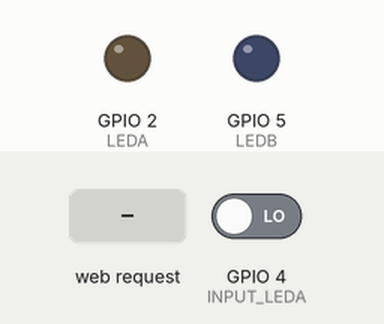
Simulated run of this sketch. Board: ESP32. Shown: output pins drawn as LEDs (lit = HIGH). Inputs (shaded band) come from the test bench; at power-on: GPIO 4 (INPUT_LEDA) LOW. WiFi joins after 1.5 s; servers stay silent unless stated; what the sketch prints to the serial monitor is not drawn.

Above: at 3.2 s.
3.3 s: GPIO 4 (INPUT_LEDA) driven HIGH
At 4.2 s:
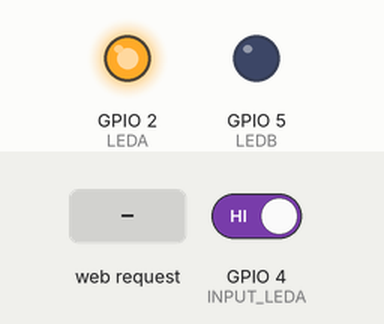
4.8 s: HTTP request GET /toggle received
At 5.4 s:
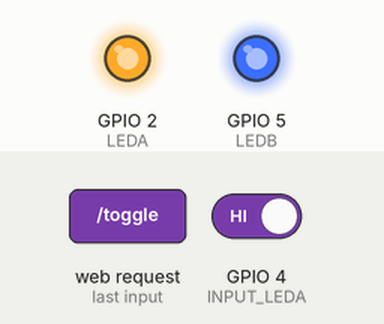
6.3 s: GPIO 4 (INPUT_LEDA) driven LOW
At 6.6 s:
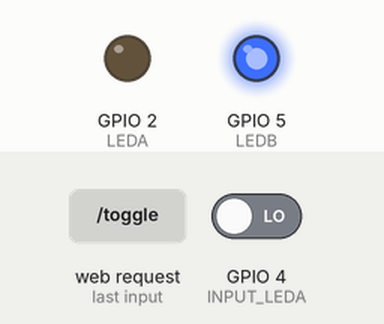
Timing chart, 0 to 9.3 s (numbered marks = the images above; inputs shaded):
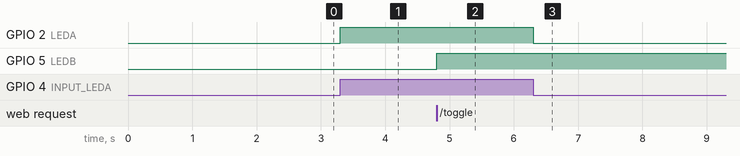

The sketch:

AsyncExampleV1.ino
```cpp
#include <Arduino.h>
#include <ESPAsyncWebServer.h>
#include <WiFi.h>

const char* ssid = "Illinois";
const char* password = "";
const char* ap_ssid = "ESP32-Access-Point";
const char* ap_password = "123456789";
const int LEDA = 2; // GPIO2 pin
const int INPUT_LEDA = 4; // GPIO4 pin for input Switch
const int LEDB = 5; // GPIO5 pin
AsyncWebServer server(80);

bool wifiConnected = false;

const char index_html[] PROGMEM = R"rawliteral(
<!DOCTYPE html>
<html>
<head>
  <meta name="viewport" content="width=device-width, initial-scale=1">
  <style>
    body {
      font-family: Arial, sans-serif;
      background-color: #f2f2f2;
    }
    .container {
      max-width: 600px;
      margin: 0 auto;
      padding: 20px;
      background-color: #fff;
      border-radius: 10px;
      box-shadow: 0 0 10px rgba(0, 0, 0, 0.1);
    }
    h1 {
      text-align: center;
      color: #333;
    }
    .led-container {
      text-align: center;
      margin-bottom: 20px;
    }
    .led-label {
      font-size: 18px;
      color: #555;
    }
    .led {
      width: 50px;
      height: 50px;
      border-radius: 50%;
      background-color: grey; /* Default color */
      display: inline-block;
      margin-right: 10px;
    }
    .led.on {
      background-color: green; /* Green when ON */
    }
    .led.off {
      background-color: #444; /* Dark gray when OFF */
    }
    .button-container {
      text-align: center;
    }
    .button {
      padding: 10px 20px;
      font-size: 16px;
      color: white;
      border: none;
      border-radius: 5px;
      cursor: pointer;
    }
    .button.on {
      background-color: #4CAF50; /* Green when ON */
    }
    .button.off {
      background-color: #555; /* Dark gray when OFF */
    }
  </style>
</head>
<body>

<div class="container">
  <h1>ESP32 Web Control</h1>

  <div class="led-container">
    <span class="led-label">LED A (GPIO 2):</span>
    <div class="led" id="ledA"></div>
  </div>

  <div class="button-container">
    <button class="button" id="ledButton" onclick="toggleLED()">Toggle LED B (GPIO 5)</button>
  </div>

  <script>
    setInterval(function() {
      fetch('/status')
        .then(response => response.text())
        .then(data => {
          var ledA = document.getElementById('ledA');
          if (data === 'HIGH') {
            ledA.classList.remove('off');
            ledA.classList.add('on');
          } else {
            ledA.classList.remove('on');
            ledA.classList.add('off');
          }
        });
    }, 1000);

    function toggleLED() {
      fetch('/toggle')
        .then(response => response.text())
        .then(data => {
          var button = document.getElementById('ledButton');
          button.innerText = 'Toggle LED B (GPIO 5)';
          button.classList.remove('on');
          button.classList.remove('off');
          if (data === 'ON') {
            button.innerText = 'LED B (GPIO 5) is ON';
            button.classList.add('on');
          } else {
            button.innerText = 'LED B (GPIO 5) is OFF';
            button.classList.add('off');
          }
        });
    }
  </script>
</div>

</body>
</html>
)rawliteral";

void setup() {
  Serial.begin(115200);
  pinMode(INPUT_LEDA, INPUT_PULLDOWN);
  pinMode(LEDA, OUTPUT);
  pinMode(LEDB, OUTPUT);

  // Try to connect to Wi-Fi
  WiFi.begin(ssid, password);
  unsigned long wifiStartTime = millis();
  while (WiFi.status() != WL_CONNECTED && millis() - wifiStartTime < 20000) {
    delay(1000);
    Serial.println("Connecting to WiFi...");
  }

  if (WiFi.status() == WL_CONNECTED) {
    wifiConnected = true;
    Serial.println("Connected to WiFi");
    Serial.print("IP Address: ");
    Serial.println(WiFi.localIP());

    // Route for root / web page
    server.on("/", HTTP_GET, [](AsyncWebServerRequest *request){
      request->send_P(200, "text/html", index_html);
    });

    // Route to toggle the status of LEDB
    server.on("/toggle", HTTP_GET, [](AsyncWebServerRequest *request){
      digitalWrite(LEDB, !digitalRead(LEDB)); // Toggle LEDB
      String status = digitalRead(LEDB) ? "ON" : "OFF";
      request->send(200, "text/plain", status);
    });

    // Route to get the status of LEDA
    server.on("/status", HTTP_GET, [](AsyncWebServerRequest *request){
      String status = digitalRead(LEDA) ? "HIGH" : "LOW";
      request->send(200, "text/plain", status);
    });


    // Start server AP Mode
    server.begin();
  } else {
    Serial.println("Failed to connect to WiFi, starting AP mode...");
    WiFi.softAP(ap_ssid, ap_password);

    IPAddress IP = WiFi.softAPIP();
    Serial.print("AP IP address: ");
    Serial.println(IP);

    // Route for root / web page
    server.on("/", HTTP_GET, [](AsyncWebServerRequest *request){
      request->send_P(200, "text/html", index_html);
    });

    // Route to toggle the status of LEDB
    server.on("/toggle", HTTP_GET, [](AsyncWebServerRequest *request){
      digitalWrite(LEDB, !digitalRead(LEDB)); // Toggle LEDB
      String status = digitalRead(LEDB) ? "ON" : "OFF";
      request->send(200, "text/plain", status);
    });

    // Route to get the status of LEDA
    server.on("/status", HTTP_GET, [](AsyncWebServerRequest *request){
      String status = digitalRead(LEDA) ? "HIGH" : "LOW";
      request->send(200, "text/plain", status);
    });

    // Start server in AP mode
    server.begin();
  }
}

void loop() {
  // Check switch state and control LEDA
  if (wifiConnected) {
    if (digitalRead(INPUT_LEDA) == HIGH) {
      digitalWrite(LEDA, HIGH); // Turn on LEDA
    } else {
      digitalWrite(LEDA, LOW); // Turn off LEDA
    }
  }

  delay(100); // Add a small delay for stability
}
```

Measured:
- after the input at 3.3 s, GPIO 2 (LEDA): LOW → HIGH at once
- after the input at 4.8 s, GPIO 5 (LEDB): LOW → HIGH at once
- after the input at 6.3 s, GPIO 2 (LEDA): HIGH → LOW at once
